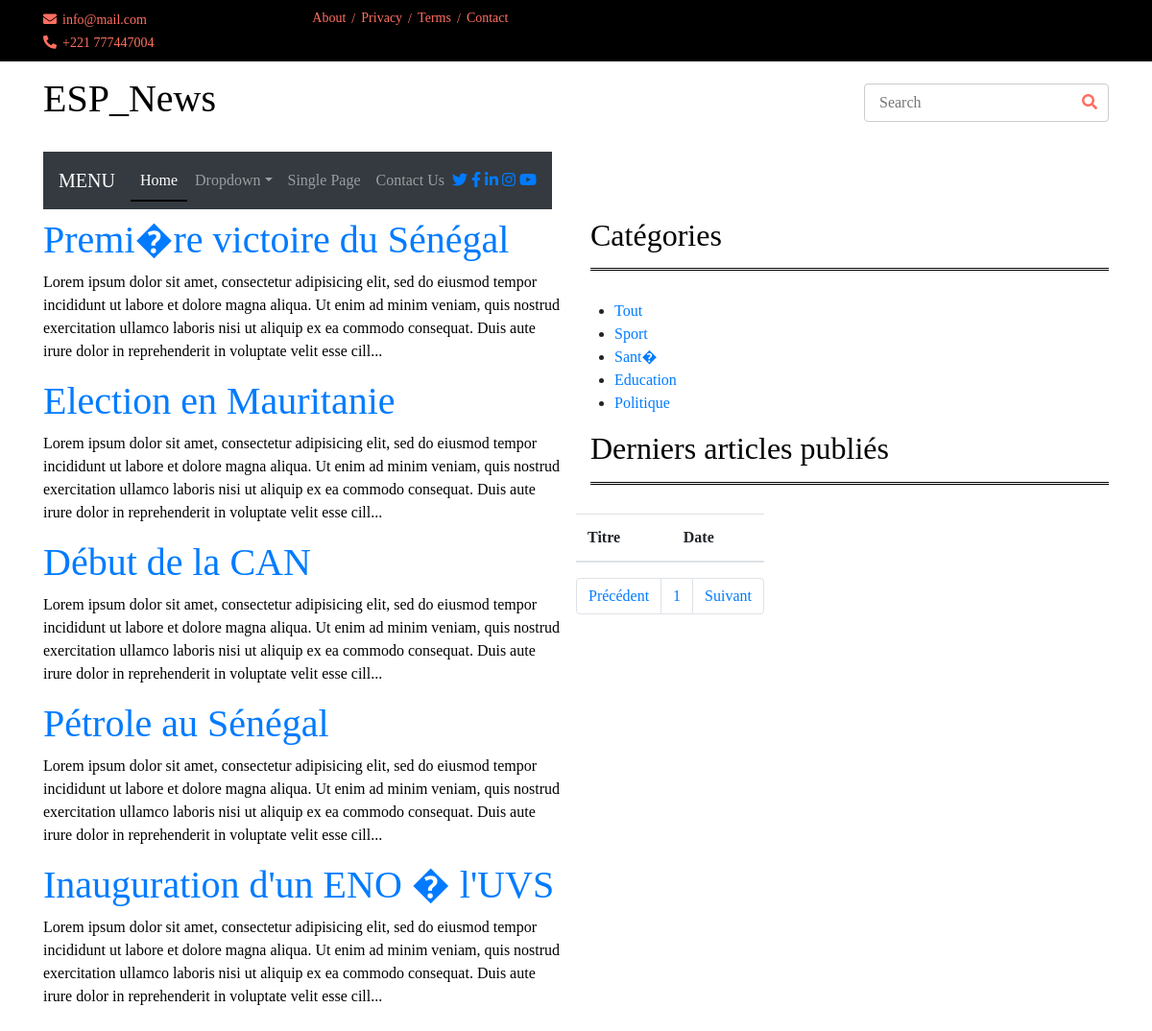
The app's page /Views/?page=4, older data.
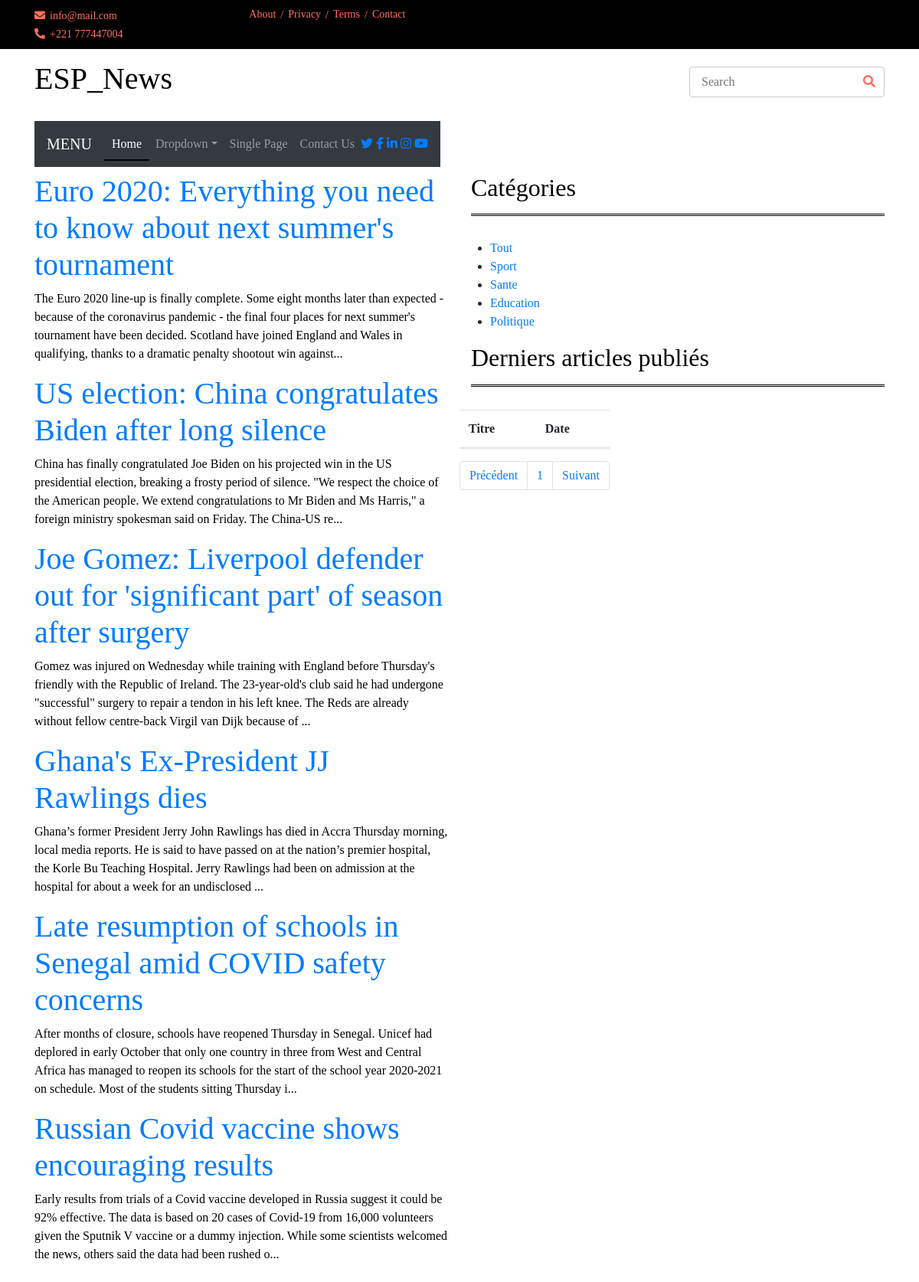
The same page, newer data.
### tables this page shows
CREATE TABLE `Article` (
  `id` int(11) NOT NULL,
  `titre` varchar(255) DEFAULT NULL,
  `contenu` text DEFAULT NULL,
  `dateCreation` datetime DEFAULT current_timestamp(),
  `dateModification` datetime DEFAULT current_timestamp(),
  `categorie` int(11) DEFAULT NULL
);

CREATE TABLE `Categorie` (
  `id` int(11) NOT NULL,
  `libelle` varchar(20) DEFAULT NULL
);

### Model/Data/Connexion.class.php (called while the page is built, shortened)
<?php
class Connexion
{
    private static $connexion;
    private function __construct()
    {
        try
        {
            $user = 'root';
			$password = '';
			$server = 'localhost';
            $dbname = 'mglsi_news;charset=utf8';
            self::$connexion = new PDO('mysql:host='.$server.';dbname='.$dbname, $user, $password, [PDO::ATTR_ERRMODE=>PDO::ERRMODE_EXCEPTION]);
        }
        catch(Exception $e)
        {
            echo 'Une erreur est survenue lors de la connection à la BD => '. $e->getMessage();
            die();
        }
    }
    public static function getConnexion()
    {
        return self::$connexion;
    }
}

### Controller/Controller.php (called while the page is built, shortened)
<?php
require_once(dirname(__FILE__).'/../Model/Data/Connexion.class.php');
require_once(dirname(__FILE__).'/../Model/Entity/Article.class.php');
require_once(dirname(__FILE__).'/../Model/Manager/ArticleManager.class.php');
require_once(dirname(__FILE__).'/../Model/Manager/CategorieManager.class.php');
require_once(dirname(__FILE__).'/../Model/Manager/UserDAO.class.php');
class Controller
{
    public function __construct()
    {
        $this->connexion = \Connexion::getConnexion();
        $this->articleManager = new \ArticleManager($this->connexion);
        $this->userManager = new UserDAO($this->connexion);
        $this->categorieManager = new \CategorieManager($this->connexion);
        $this->allArticles = $this->articleManager->getAll();
        $this->allCategories = $this->categorieManager->getAll();
        $this->listUser = $this->userManager->allUser();
    }
}

### Model/Manager/ArticleManager.class.php (called while the page is built, shortened)
<?php
class ArticleManager
{
    private $db;
    private function setDb($db)
    {
        $this->db = $db;
    }
    public function getAll()
    {
        $articles = array();
        $request = $this->db->query('SELECT * FROM Article');
        while($data = $request->fetch(PDO::FETCH_ASSOC))
        {
            $articles [] = new Article($data);
        }
        return $articles;
    }
}

### assets/Utilities/HydratationTrait.php (called while the page is built, shortened)
<?php
trait HydratationTrait
{
    private function hydrate(Array $data)
    {
        foreach($data as $key => $value)
        {
            $method = 'set'.ucfirst($key);
        }
    }
}

### Model/Manager/CategorieManager.class.php (called while the page is built, shortened)
<?php
class CategorieManager
{
    private $db;
    private function setDb($db)
    {
        $this->db = $db;
    }
    public function getAll()
    {
        $request = $this->db->query('SELECT * FROM Categorie');
        $data = $request->fetchAll(PDO::FETCH_OBJ);
        return $data;
    }
}

### Model/Manager/UserDAO.class.php (called while the page is built, shortened)
<?php
 require_once(dirname(__FILE__).'/../../assets/Utilities/HydratationTrait.php');
class UserDAO
{
    private $db;
    private function setDb($db)
    {
        $this->db = $db;
    }
    public function allUser()
    {
        $users = array();
        $request = $this->db->query('SELECT * FROM user WHERE deleted = 0 and statut <>  1 ');
        while($data = $request->fetch(PDO::FETCH_ASSOC))
        {
            $users [] = new User($data);
        }
        return $users;
    }
}

### Model/Entity/Article.class.php (called while the page is built, shortened)
<?php
require_once(dirname(__FILE__).'/../../assets/Utilities/HydratationTrait.php');
class Article
{
    private $id;
    private $titre;
    private $contenu;
    public function getId()
    {
        return $this->id;
    }
    public function setId($id)
    {
        $this->id = (int) $id;
    }
    public function getTitre()
    {
        return $this->titre;
    }
    public function setTitre($titre)
    {
        $this->titre = $titre;
    }
    public function getContenu()
    {
        return $this->contenu;
    }
    public function setContenu($contenu)
    {
        $this->contenu = $contenu;
    }
}

### Views/index.php (the view, shortened to what the changed rows need)
<?php
try
        {
            $user = 'root';
            $password = '';
            $server = 'localhost';
            $dbname = 'mglsi_news;charset=utf8';
            $db = new PDO('mysql:host='.$server.';dbname='.$dbname, $user, $password);
        }
        catch(PDOException $e)
        {
            echo 'Une erreur est survenue lors de la connection à la BD => '. $e->getMessage();
            die();
        }
?>
<!DOCTYPE html>
<html lang="en">
<head>
    <link href="https://stackpath.bootstrapcdn.com/bootstrap/4.4.1/css/bootstrap.min.css" rel="stylesheet">
    <link href="https://cdnjs.cloudflare.com/ajax/libs/font-awesome/5.10.0/css/all.min.css" rel="stylesheet">
    <link href="assets/lib/slick/slick.css" rel="stylesheet">
    <link href="assets/lib/slick/slick-theme.css" rel="stylesheet">
	<link rel="stylesheet" type="text/css" href="assets/css/style2.css">
    <link rel="stylesheet" href="https://stackpath.bootstrapcdn.com/bootstrap/4.4.1/css/bootstrap.min.css">
</head>
<body style=" font-family: serif;">
        <div class="brand ">
            <div class="container">
                <div class="row align-items-center">
                    <div class="col-lg-3 col-md-4">
                        <div class="b-logo">
                                        <?php require_once('entete.php');?>
                        </div>
                    </div>
                </div>
            </div>
        </div>
        <div class="cat-news">
            <div class="container">
                <div class="row">
                    <div class="col-md-6">
                        <div id="contenu">
                            <?php
                                $controller = new Controller();
                                if(!isset($_GET['categorie']))
                                {
                                $articles = $controller->allArticles;
                                if(count($articles) == 0)
                                    echo "<h1>Aucun article trouvé !</h1>";
                                else
                                    foreach ($articles as $article)
                                    {?>
                                        <div class="article">
                                            <h1><a href="article/<?= $article->getId() ?>"><?php echo mb_convert_encoding($article->getTitre(),'utf-8'); ?></a></h1>
                                            <p><?= substr($article->getContenu(), 0, 300) . '...' ?></p>
                                        </div><?php
                                    }
                                }
                            ?>
                        </div>
                    </div>
                    <div class="col-md-6">
                        <h2>Catégories</h2>
                        <div class="row cn-slider">
                            <?php require_once('menu.php'); ?>
                        </div>
                        <h2>Derniers articles publiés</h2>
                        <div class="row cn-slider">
                                <?php
                                        if(isset($_GET['page']) && !empty($_GET['page'])){
                                            $currentPage = (int) strip_tags($_GET['page']);
                                        }else{
                                            $currentPage = 1;
                                        }
                                        $sql = 'SELECT COUNT(*) AS nb_articles FROM `Article`;';
                                        $query = $db->prepare($sql);
                                        $query->execute();
                                        $result = $query->fetch();
                                        $nbArticles = (int) $result['nb_articles'];
                                        $parPage = 10;
                                        $pages = ceil($nbArticles / $parPage);
                            ?>
                            <main class="container" >
                                <div class="row">
                                    <section class="col-26  liste  " >
                                        <table class="table article">
                                            <thead>
                                                <th>Titre</th>
                                                <th>Date</th>
                                            </thead>
                                        </table>
                                        <nav>
                                            <ul class="pagination">
                                                <?php for($page = 1; $page <= $pages; $page++): ?>
                                                  <li class="page-item <?= ($currentPage == $page) ? "active" : "" ?>">
                                                        <a href="./?page=<?= $page ?>" class="page-link"><?= $page ?></a>
                                                    </li>
                                                <?php endfor ?>
                                            </ul>
                                        </nav>
                                    </section>
                                </div>
                            </main>
                        </div>
                    </div>
                </div>
            </div>
        </div>
</body>
</html>

### Views/menu.php (shortened to what the changed rows need)
<div id="menu">
	<ul>
		<?php
			$controller= new Controller();
			$categories = $controller->allCategories;
			foreach ($categories as $categorie):?>
			<li class="col-26 liste article"><a href="categorie/<?= $categorie->id ?>"><?= mb_convert_encoding($categorie->libelle,"utf-8") ?></a></li>
		<?php endforeach ?>
	</ul>
</div>

Row changes from the older to the newer data that the page shows:
removed article: titre "Premi�re victoire du Sénégal", contenu "Lorem ipsum dolor sit amet, consectetur adipisicing elit, sed do eiusmod tempor incididunt ut labore et dolore magna aliqua. Ut enim ad minim veniam, quis nostrud exercitation ullamco laboris nisi ut aliquip ex ea commodo consequat. Duis aute irure dolor in reprehenderit in voluptate velit esse cill"
added article: titre "Euro 2020: Everything you need to know about next summer's tournament", contenu "The Euro 2020 line-up is finally complete. Some eight months later than expected - because of the coronavirus pandemic - the final four places for next summer's tournament have been decided. Scotland have joined England and Wales in qualifying, thanks to a dramatic penalty shootout win against"
changed article: titre "Election en Mauritanie" → "US election: China congratulates Biden after long silence"; contenu "Lorem ipsum dolor sit amet, consectetur adipisicing elit, sed do eiusmod tempor incididunt ut labore et dolore magna aliqua. Ut enim ad minim veniam, quis nostrud exercitation ullamco laboris nisi ut aliquip ex ea commodo consequat. Duis aute irure dolor in reprehenderit in voluptate velit esse cill" → "China has finally congratulated Joe Biden on his projected win in the US presidential election, breaking a frosty period of silence. \"We respect the choice of the American people. We extend congratulations to Mr Biden and Ms Harris,\" a foreign ministry spokesman said on Friday. The China-US re"
changed article: titre "Début de la CAN" → "Joe Gomez: Liverpool defender out for 'significant part' of season after surgery"; contenu "Lorem ipsum dolor sit amet, consectetur adipisicing elit, sed do eiusmod tempor incididunt ut labore et dolore magna aliqua. Ut enim ad minim veniam, quis nostrud exercitation ullamco laboris nisi ut aliquip ex ea commodo consequat. Duis aute irure dolor in reprehenderit in voluptate velit esse cill" → "Gomez was injured on Wednesday while training with England before Thursday's friendly with the Republic of Ireland. The 23-year-old's club said he had undergone \"successful\" surgery to repair a tendon in his left knee. The Reds are already without fellow centre-back Virgil van Dijk because of"
changed article: titre "Pétrole au Sénégal" → "Ghana's Ex-President JJ Rawlings dies"; contenu "Lorem ipsum dolor sit amet, consectetur adipisicing elit, sed do eiusmod tempor incididunt ut labore et dolore magna aliqua. Ut enim ad minim veniam, quis nostrud exercitation ullamco laboris nisi ut aliquip ex ea commodo consequat. Duis aute irure dolor in reprehenderit in voluptate velit esse cill" → "Ghana’s former President Jerry John Rawlings has died in Accra Thursday morning, local media reports. He is said to have passed on at the nation’s premier hospital, the Korle Bu Teaching Hospital. Jerry Rawlings had been on admission at the hospital for about a week for an undisclosed"
changed article: titre "Inauguration d'un ENO � l'UVS" → "Late resumption of schools in Senegal amid COVID safety concerns"; contenu "Lorem ipsum dolor sit amet, consectetur adipisicing elit, sed do eiusmod tempor incididunt ut labore et dolore magna aliqua. Ut enim ad minim veniam, quis nostrud exercitation ullamco laboris nisi ut aliquip ex ea commodo consequat. Duis aute irure dolor in reprehenderit in voluptate velit esse cill" → "After months of closure, schools have reopened Thursday in Senegal. Unicef had deplored in early October that only one country in three from West and Central Africa has managed to reopen its schools for the start of the school year 2020-2021 on schedule. Most of the students sitting Thursday i"
added article: titre "Russian Covid vaccine shows encouraging results", contenu "Early results from trials of a Covid vaccine developed in Russia suggest it could be 92% effective. The data is based on 20 cases of Covid-19 from 16,000 volunteers given the Sputnik V vaccine or a dummy injection. While some scientists welcomed the news, others said the data had been rushed o"
changed categorie: libelle "Sant�" → "Sante"
